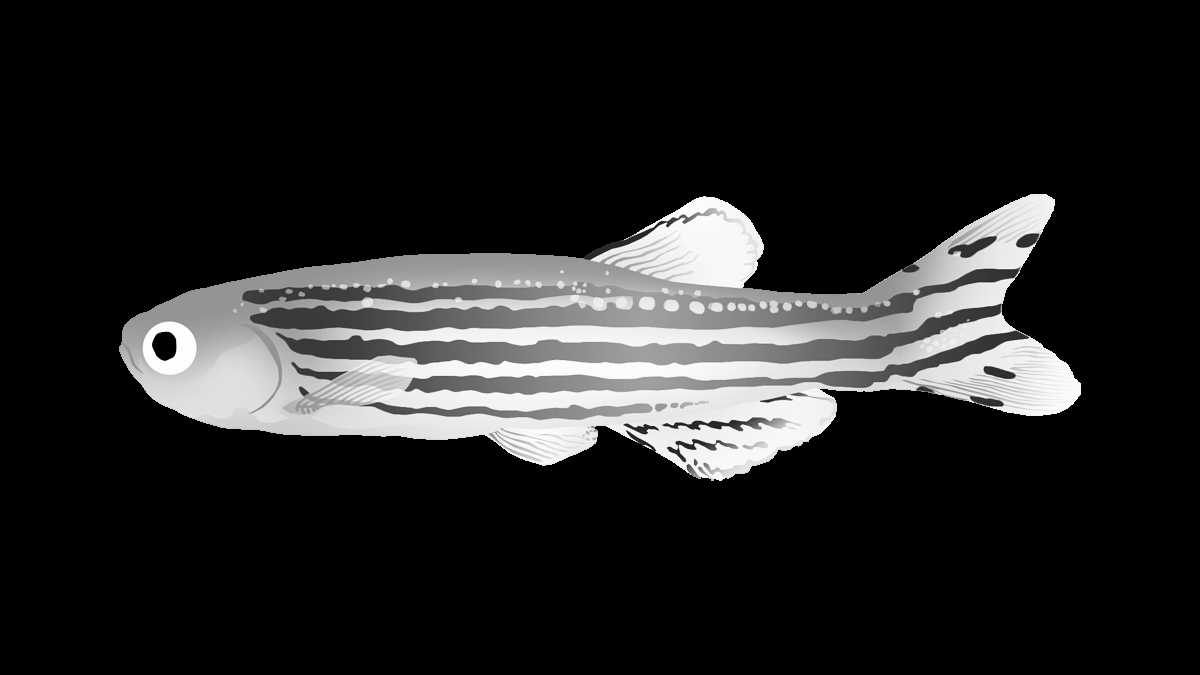
#> input picture gar-fish.png, 1200 x 675 px
$ python -i swimTunnel.py   (imports and definitions only)
#> lines starting #> are read from the running program, lines starting #| are printed output that depends on the picture; after the words box and inside, x2 and y2 are one past the last pixel; in counts of white or black regions, pixels touching at a corner belong together
#> further down, picture is the input picture: shape (675, 1200, 3); min 0, max 255, mean 35.7
import logging
import pathlib

import numpy as np
import cv2 as cv

import config

# Colors
WHITE = (255, 255, 255)
GREEN = (51, 153, 0)
RED = (0, 0, 255)
BLUE = (255, 153, 0)


# [122 lines left out: function swimTunnel, not called in this run]


def getMovementBox(frame):

    # Dilate one time the image for a better edges detection
    morphSize = 2
    element = cv.getStructuringElement(cv.MORPH_ELLIPSE, (2*morphSize+1, 2*morphSize+1), (morphSize, morphSize))
    frame = cv.morphologyEx(frame, cv.MORPH_DILATE, element)
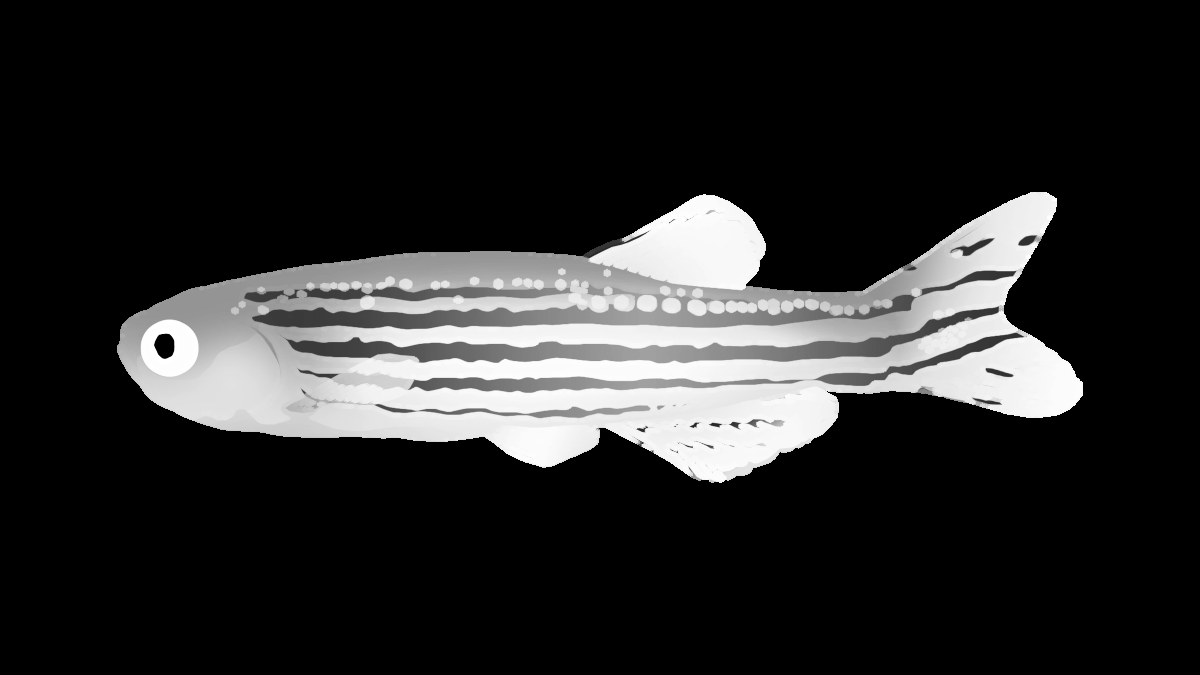
#> frame: shape (675, 1200, 3); min 0, max 255, mean 40.2

    # Auto Canny Edge-Detection
    v = np.median(frame)
#> v = 0
    sigma = 0.33
    lower = int(max(0, (1.0 - sigma) * v))
#> lower = 0
    upper = int(min(255, (1.0 + sigma) * v))
#> upper = 0
    frame = cv.Canny(frame, lower, upper)
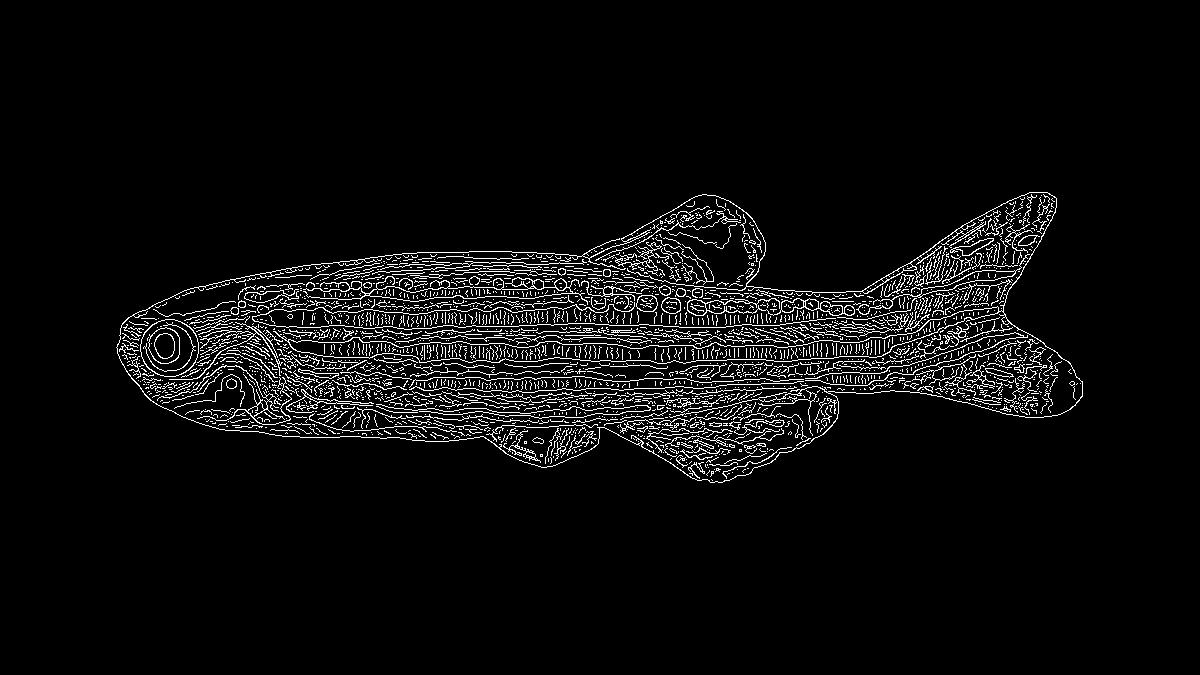
#> frame: shape (675, 1200); 4.7% white in thin lines or dots, all inside (x1, y1, x2, y2) = (116, 192, 1083, 483)

    # Find countours
    contours, _hier= cv.findContours(frame, cv.RETR_EXTERNAL, cv.CHAIN_APPROX_SIMPLE)
#> contours = 5 contours, 4 with area under 20; largest, box (x1, y1, x2, y2) and area: (116, 192, 1083, 483) 164128

    # Join the contours in one
#> (the run stopped early here; a loop or call above may not have finished)
